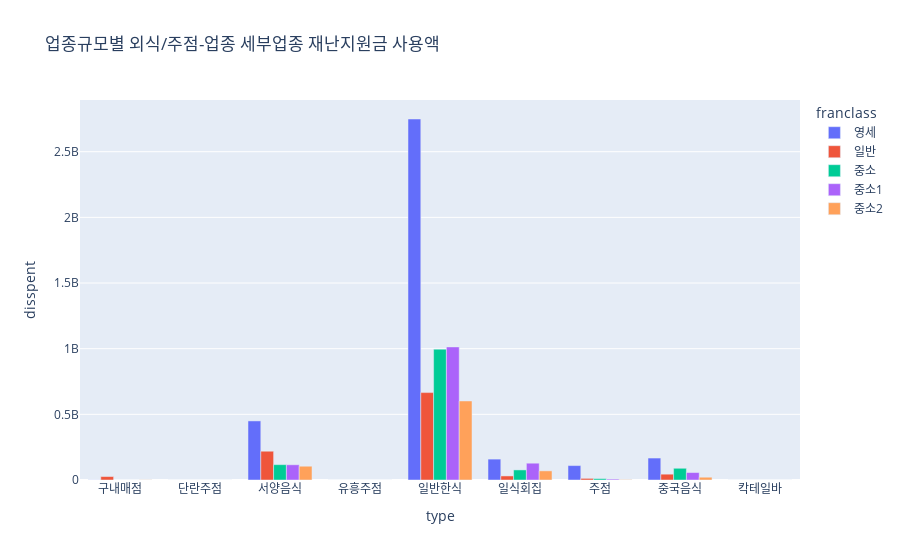

Notebook code cell kept with this figure:
### Code cell
fig = px.bar(df1[df1.category == '외식/주점'], x = 'type', y = 'disspent', color = 'franclass', barmode = 'group',
             title='업종규모별 외식/주점-업종 세부업종 재난지원금 사용액')
fig.show()

### Figure 1 — Plotly figure (JSON) as saved in the notebook; plotly's stock layout.template omitted (floating-point values rounded to 4 significant figures)
{"data": [{"alignmentgroup": "True", "hovertemplate": "franclass=영세<br>type=%{x}<br>disspent=%{y}<extra></extra>", "legendgroup": "영세", "marker": {"color": "#636efa"}, "name": "영세", "offsetgroup": "영세", "orientation": "v", "showlegend": true, "textposition": "auto", "type": "bar", "x": ["구내매점", "단란주점", "서양음식", "유흥주점", "일반한식", "일식회집", "주점", "중국음식", "칵테일바"], "xaxis": "x", "y": [879120, 0, 449881709, 0, 2749043766, 159086971, 109795888, 167231837, 0], "yaxis": "y"}, {"alignmentgroup": "True", "hovertemplate": "franclass=일반<br>type=%{x}<br>disspent=%{y}<extra></extra>", "legendgroup": "일반", "marker": {"color": "#EF553B"}, "name": "일반", "offsetgroup": "일반", "orientation": "v", "showlegend": true, "textposition": "auto", "type": "bar", "x": ["구내매점", "단란주점", "서양음식", "유흥주점", "일반한식", "일식회집", "주점", "중국음식", "칵테일바"], "xaxis": "x", "y": [26370793, 0, 219198657, 0, 665698633, 30891258, 12400330, 44311378, 0], "yaxis": "y"}, {"alignmentgroup": "True", "hovertemplate": "franclass=중소<br>type=%{x}<br>disspent=%{y}<extra></extra>", "legendgroup": "중소", "marker": {"color": "#00cc96"}, "name": "중소", "offsetgroup": "중소", "orientation": "v", "showlegend": true, "textposition": "auto", "type": "bar", "x": ["구내매점", "단란주점", "서양음식", "유흥주점", "일반한식", "일식회집", "주점", "중국음식", "칵테일바"], "xaxis": "x", "y": [0, 0, 116926264, 0, 996310657, 76776132, 10457582, 89268079, 0], "yaxis": "y"}, {"alignmentgroup": "True", "hovertemplate": "franclass=중소1<br>type=%{x}<br>disspent=%{y}<extra></extra>", "legendgroup": "중소1", "marker": {"color": "#ab63fa"}, "name": "중소1", "offsetgroup": "중소1", "orientation": "v", "showlegend": true, "textposition": "auto", "type": "bar", "x": ["구내매점", "단란주점", "서양음식", "유흥주점", "일반한식", "일식회집", "주점", "중국음식", "칵테일바"], "xaxis": "x", "y": [0, 0, 115943086, 0, 1013522473, 127902645, 6827101, 56630692, 0], "yaxis": "y"}, {"alignmentgroup": "True", "hovertemplate": "franclass=중소2<br>type=%{x}<br>disspent=%{y}<extra></extra>", "legendgroup": "중소2", "marker": {"color": "#FFA15A"}, "name": "중소2", "offsetgroup": "중소2", "orientation": "v", "showlegend": true, "textposition": "auto", "type": "bar", "x": ["구내매점", "단란주점", "서양음식", "유흥주점", "일반한식", "일식회집", "주점", "중국음식", "칵테일바"], "xaxis": "x", "y": [1208534, 0, 104885573, 0, 601910601, 69535895, 2558250, 21068103, 0], "yaxis": "y"}], "layout": {"barmode": "group", "legend": {"title": {"text": "franclass"}, "tracegroupgap": 0}, "title": {"text": "업종규모별 외식/주점-업종 세부업종 재난지원금 사용액"}, "xaxis": {"anchor": "y", "domain": [0, 1], "title": {"text": "type"}}, "yaxis": {"anchor": "x", "domain": [0, 1], "title": {"text": "disspent"}}}}
